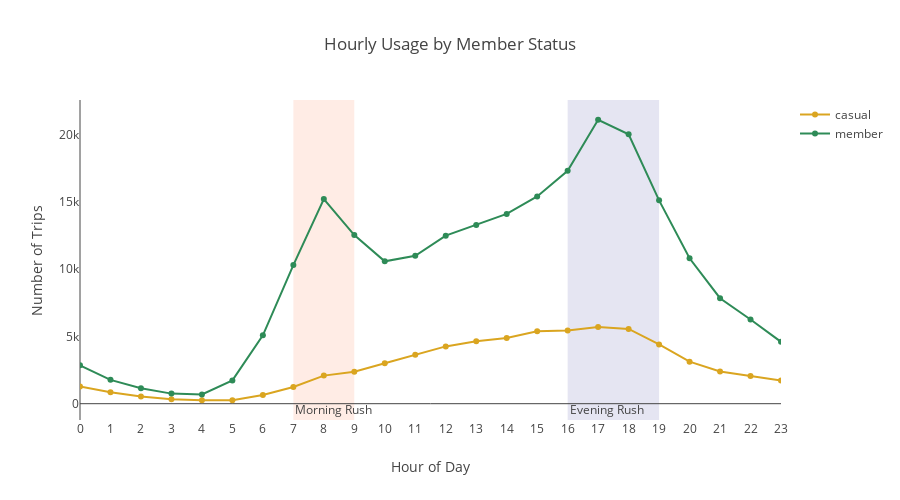

Here is the notebook cell this chart was saved with:
### Code cell
fig = px.line(
    hourly_df,
    x = "hour", y = "trips", color = "member_casual",
    markers = True,
    title = "Hourly Usage by Member Status",
    labels = {"hour": "Hour of Day", "trips": "Number of Trips", "member_casual": ""},
    color_discrete_map = {
        "member": "seagreen",   
        "casual": "goldenrod"     
    }
)

fig.add_vrect(
    x0 = 7, x1 = 9, 
    fillcolor = "orangered", opacity = 0.1, 
    layer = "below", 
    line_width = 0, 
    annotation_text = "Morning Rush", annotation_position = "bottom left"
)

fig.add_vrect(
    x0 = 16, x1 = 19, 
    fillcolor = "navy", opacity = 0.1, 
    layer = "below", 
    line_width = 0, 
    annotation_text = "Evening Rush", annotation_position = "bottom left"
)

fig.update_layout(
    xaxis = dict(dtick = 1, range = [0,23], showgrid = False),
    yaxis = dict(showgrid = False),
    plot_bgcolor = "white",
    width = 900,
    height = 500
)
fig.show()

### Figure 1 — Plotly figure (JSON) as saved in the notebook; plotly's stock layout.template omitted (floating-point values rounded to 4 significant figures)
{"data": [{"hovertemplate": "=casual<br>Hour of Day=%{x}<br>Number of Trips=%{y}<extra></extra>", "legendgroup": "casual", "line": {"color": "goldenrod", "dash": "solid"}, "marker": {"symbol": "circle"}, "mode": "markers+lines", "name": "casual", "orientation": "v", "showlegend": true, "type": "scatter", "x": [0, 1, 2, 3, 4, 5, 6, 7, 8, 9, 10, 11, 12, 13, 14, 15, 16, 17, 18, 19, 20, 21, 22, 23], "xaxis": "x", "y": [1281, 857, 530, 333, 256, 265, 653, 1245, 2089, 2384, 3015, 3642, 4262, 4639, 4890, 5391, 5452, 5708, 5564, 4412, 3125, 2391, 2069, 1723], "yaxis": "y"}, {"hovertemplate": "=member<br>Hour of Day=%{x}<br>Number of Trips=%{y}<extra></extra>", "legendgroup": "member", "line": {"color": "seagreen", "dash": "solid"}, "marker": {"symbol": "circle"}, "mode": "markers+lines", "name": "member", "orientation": "v", "showlegend": true, "type": "scatter", "x": [0, 1, 2, 3, 4, 5, 6, 7, 8, 9, 10, 11, 12, 13, 14, 15, 16, 17, 18, 19, 20, 21, 22, 23], "xaxis": "x", "y": [2856, 1775, 1145, 749, 691, 1733, 5085, 10314, 15226, 12548, 10593, 11005, 12505, 13297, 14117, 15418, 17324, 21127, 20042, 15129, 10820, 7849, 6262, 4602], "yaxis": "y"}], "layout": {"annotations": [{"showarrow": false, "text": "Morning Rush", "x": 7, "xanchor": "left", "xref": "x", "y": 0, "yanchor": "bottom", "yref": "y domain"}, {"showarrow": false, "text": "Evening Rush", "x": 16, "xanchor": "left", "xref": "x", "y": 0, "yanchor": "bottom", "yref": "y domain"}], "height": 500, "legend": {"title": {"text": ""}, "tracegroupgap": 0}, "plot_bgcolor": "white", "shapes": [{"fillcolor": "orangered", "layer": "below", "line": {"width": 0}, "opacity": 0.1, "type": "rect", "x0": 7, "x1": 9, "xref": "x", "y0": 0, "y1": 1, "yref": "y domain"}, {"fillcolor": "navy", "layer": "below", "line": {"width": 0}, "opacity": 0.1, "type": "rect", "x0": 16, "x1": 19, "xref": "x", "y0": 0, "y1": 1, "yref": "y domain"}], "title": {"text": "Hourly Usage by Member Status"}, "width": 900, "xaxis": {"anchor": "y", "domain": [0, 1], "dtick": 1, "range": [0, 23], "showgrid": false, "title": {"text": "Hour of Day"}, "type": "linear"}, "yaxis": {"anchor": "x", "autorange": true, "domain": [0, 1], "range": [-1214.0, 22600.0], "showgrid": false, "title": {"text": "Number of Trips"}, "type": "linear"}}}
